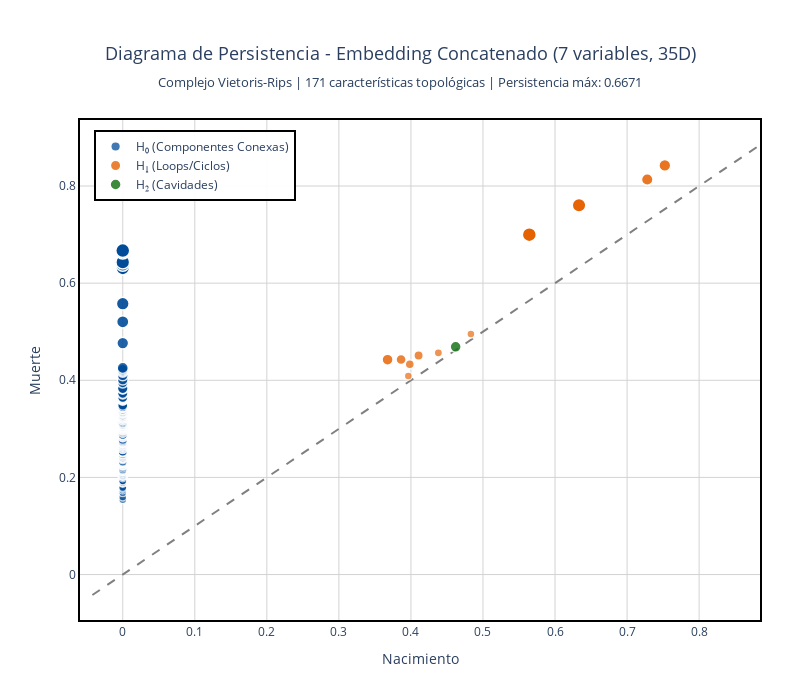

The cell this chart's notebook holds for it:
### Code cell
i# Diagrama de persistencia del Embedding con Concatenación
X_emb_concat_3d = X_emb_concat[np.newaxis, :, :]

diagram_concat = VR.fit_transform(X_emb_concat_3d)

# Extraer el único diagrama
diagram = diagram_concat[0]

# Crear figura
fig = go.Figure()

# Filtrar puntos infinitos
diagram_filtered = diagram[diagram[:, 1] != np.inf]

if len(diagram_filtered) > 0:
    # Obtener rango para la diagonal
    all_points = diagram_filtered[:, :2].flatten()
    min_val = np.min(all_points)
    max_val = np.max(all_points)
    margin = (max_val - min_val) * 0.05
    
    # Agregar línea diagonal (nacimiento = muerte)
    fig.add_trace(
        go.Scatter(
            x=[min_val - margin, max_val + margin],
            y=[min_val - margin, max_val + margin],
            mode='lines',
            line=dict(color='gray', width=2, dash='dash'),
            showlegend=False,
            hoverinfo='skip',
            name='Diagonal'
        )
    )
    
    # Colores más intensos para diferentes dimensiones
    colors_intense = {
        0: 'rgb(0, 76, 153)',      # Azul más intenso
        1: 'rgb(230, 97, 0)',      # Naranja más intenso
        2: 'rgb(28, 117, 28)',     # Verde más intenso
    }
    
    # Graficar puntos por dimensión homológica
    dims = np.unique(diagram_filtered[:, 2].astype(int))
    
    for dim in dims:
        mask = diagram_filtered[:, 2] == dim
        dim_diagram = diagram_filtered[mask]
        
        birth = dim_diagram[:, 0]
        death = dim_diagram[:, 1]
        persistence = death - birth
        
        # Normalizar persistencia para tamaño de marcador
        if len(persistence) > 1:
            pers_norm = (persistence - persistence.min()) / (persistence.max() - persistence.min() + 1e-10)
            marker_sizes = 8 + pers_norm * 6  # Tamaño entre 8 y 14
        else:
            marker_sizes = 11
        
        # Opacidad basada en persistencia
        if len(persistence) > 1:
            dist_norm = (persistence - persistence.min()) / (persistence.max() - persistence.min() + 1e-10)
            opacity_values = 0.65 + dist_norm * 0.35  # Opacidad entre 0.65 y 1.0
        else:
            opacity_values = 0.85
        
        # Nombre de la dimensión
        dim_names = {0: 'H₀ (Componentes Conexas)', 1: 'H₁ (Loops/Ciclos)', 2: 'H₂ (Cavidades)'}
        dim_name = dim_names.get(int(dim), f'H{int(dim)}')
        
        fig.add_trace(
            go.Scatter(
                x=birth,
                y=death,
                mode='markers',
                marker=dict(
                    size=marker_sizes,
                    color=colors_intense.get(int(dim), 'gray'),
                    opacity=opacity_values if isinstance(opacity_values, float) else opacity_values.tolist(),
                    line=dict(width=1.5, color='white'),
                    symbol='circle'
                ),
                name=dim_name,
                hovertemplate=f"<b>{dim_name}</b><br>" +
                             "Nacimiento: %{x:.4f}<br>" +
                             "Muerte: %{y:.4f}<br>" +
                             "Persistencia: %{customdata:.4f}<br>" +
                             "<extra></extra>",
                customdata=persistence
            )
        )
    
    # Estadísticas para el título
    total_features = len(diagram_filtered)
    max_persistence = np.max(diagram_filtered[:, 1] - diagram_filtered[:, 0])
    
else:
    total_features = 0
    max_persistence = 0

# Información sobre el embedding concatenado
dim_concat = X_emb_concat.shape[1]
n_variables = len(single_embeddings)
n_points = X_emb_concat.shape[0]

# Layout
fig.update_layout(
    title=dict(
        text=f"Diagrama de Persistencia - Embedding Concatenado ({n_variables} variables, {dim_concat}D)<br>" +
             f"<sub>Complejo Vietoris-Rips | {total_features} características topológicas | " +
             f"Persistencia máx: {max_persistence:.4f}</sub>",
        x=0.5,
        xanchor='center',
        font=dict(size=18)
    ),
    xaxis=dict(
        title="Nacimiento",
        showgrid=True,
        gridcolor='lightgray',
        linecolor='black',
        linewidth=2,
        mirror=True,
        zeroline=False
    ),
    yaxis=dict(
        title="Muerte",
        showgrid=True,
        gridcolor='lightgray',
        linecolor='black',
        linewidth=2,
        mirror=True,
        zeroline=False
    ),
    plot_bgcolor='white',
    height=700,
    width=800,
    showlegend=True,
    legend=dict(
        x=0.02,
        y=0.98,
        bgcolor='rgba(255, 255, 255, 0.95)',
        bordercolor='black',
        borderwidth=2,
        font=dict(size=12)
    ),
    margin=dict(l=80, r=40, t=120, b=80),
    hovermode='closest'
)

fig.show()

# --- Resumen estadístico detallado ---
print(f"\n{'='*70}")
print(f"ANÁLISIS DE HOMOLOGÍA PERSISTENTE - EMBEDDING CONCATENADO")
print(f"{'='*70}")
print(f"Número de variables concatenadas: {n_variables}")
print(f"Dimensión del embedding concatenado: {dim_concat}D")
print(f"Dimensión promedio por variable: {dim_concat / n_variables:.1f}D")
print(f"Número de puntos en el embedding: {n_points}")
print(f"Total de características topológicas: {total_features}")

if len(diagram_filtered) > 0:
    dims = np.unique(diagram_filtered[:, 2].astype(int))
    
    print(f"\nDistribución por dimensión homológica:")
    print(f"{'-'*70}")
    
    for dim in dims:
        mask = diagram_filtered[:, 2] == dim
        dim_diagram = diagram_filtered[mask]
        persistence = dim_diagram[:, 1] - dim_diagram[:, 0]
        
        dim_names = {
            0: 'H₀ (Componentes Conexas)',
            1: 'H₁ (Loops/Ciclos)', 
            2: 'H₂ (Cavidades)'
        }
        dim_name = dim_names.get(int(dim), f'H{int(dim)}')
        
        print(f"\n{dim_name}:")
        print(f"  Número de características: {len(persistence)}")
        print(f"  Persistencia promedio: {np.mean(persistence):.4f}")
        print(f"  Persistencia mediana: {np.median(persistence):.4f}")
        print(f"  Persistencia máxima: {np.max(persistence):.4f}")
        print(f"  Persistencia mínima: {np.min(persistence):.4f}")
        print(f"  Desviación estándar: {np.std(persistence):.4f}")
        
        # Top 5 características más persistentes (más que antes por ser embedding más complejo)
        n_top = min(5, len(persistence))
        top_indices = np.argsort(persistence)[-n_top:][::-1]
        print(f"  Top {n_top} más persistentes:")
        for idx in top_indices:
            print(f"    - Nacimiento: {dim_diagram[idx, 0]:.4f}, " +
                  f"Muerte: {dim_diagram[idx, 1]:.4f}, " +
                  f"Persistencia: {persistence[idx]:.4f}")

print(f"\n{'='*70}")
print(f"INTERPRETACIÓN DEL EMBEDDING CONCATENADO:")
print(f"{'-'*70}")
print("• Este embedding combina información de todas las variables económicas")
print("• Captura la dinámica multivariada del sistema completo")
print("• Características persistentes indican estructura topológica robusta")
print("• H₀: Regímenes o estados distintos del sistema económico")
print("• H₁: Ciclos económicos, oscilaciones periódicas multivariadas")
print("• H₂: Estructuras complejas en el espacio de fase de alta dimensión")
print("\n• Comparar con diagramas individuales revela:")
print("  - Si la estructura global es más rica que las partes")
print("  - Interacciones entre variables que crean nueva topología")
print("  - Sincronización o acoplamiento entre series temporales")
print(f"{'='*70}\n")

# Comparación con parámetros óptimos
print("PARÁMETROS DE EMBEDDING POR VARIABLE:")
print("-" * 70)
for name in single_embeddings.keys():
    if name in optimal_parameters_emb:
        tau, d = optimal_parameters_emb[name]
        print(f"  {name}: τ={tau}, d={d}")
print("=" * 70)

### Figure 1 — Plotly figure (JSON) as saved in the notebook; plotly's stock layout.template omitted (floating-point values rounded to 4 significant figures; data arrays with more than 128 entries replaced by an {"elided": "..."} marker saying what was removed)
{"data": [{"hoverinfo": "skip", "line": {"color": "gray", "dash": "dash", "width": 2}, "mode": "lines", "name": "Diagonal", "showlegend": false, "type": "scatter", "x": [-0.04212, 0.8845], "y": [-0.04212, 0.8845]}, {"customdata": {"elided": "159 float values"}, "hovertemplate": "<b>H₀ (Componentes Conexas)</b><br>Nacimiento: %{x:.4f}<br>Muerte: %{y:.4f}<br>Persistencia: %{customdata:.4f}<br><extra></extra>", "marker": {"color": "rgb(0, 76, 153)", "line": {"color": "white", "width": 1.5}, "opacity": {"elided": "159 float values"}, "size": {"elided": "159 float values"}, "symbol": "circle"}, "mode": "markers", "name": "H₀ (Componentes Conexas)", "type": "scatter", "x": {"elided": "159 float values"}, "y": {"elided": "159 float values"}}, {"customdata": [0.08999, 0.08543, 0.127, 0.1356, 0.01199, 0.01852, 0.0403, 0.03454, 0.01261, 0.05653, 0.0748], "hovertemplate": "<b>H₁ (Loops/Ciclos)</b><br>Nacimiento: %{x:.4f}<br>Muerte: %{y:.4f}<br>Persistencia: %{customdata:.4f}<br><extra></extra>", "marker": {"color": "rgb(230, 97, 0)", "line": {"color": "white", "width": 1.5}, "opacity": [0.8709, 0.858, 0.9756, 1.0, 0.65, 0.6685, 0.7302, 0.7139, 0.6518, 0.7761, 0.8279], "size": [11.79, 11.57, 13.58, 14.0, 8.0, 8.317, 9.374, 9.095, 8.03, 10.16, 11.05], "symbol": "circle"}, "mode": "markers", "name": "H₁ (Loops/Ciclos)", "type": "scatter", "x": [0.7524, 0.728, 0.6333, 0.5643, 0.4832, 0.4381, 0.4106, 0.3984, 0.3964, 0.3863, 0.3676], "y": [0.8424, 0.8134, 0.7603, 0.6999, 0.4952, 0.4566, 0.4509, 0.4329, 0.409, 0.4428, 0.4424]}, {"customdata": [0.006765], "hovertemplate": "<b>H₂ (Cavidades)</b><br>Nacimiento: %{x:.4f}<br>Muerte: %{y:.4f}<br>Persistencia: %{customdata:.4f}<br><extra></extra>", "marker": {"color": "rgb(28, 117, 28)", "line": {"color": "white", "width": 1.5}, "opacity": 0.85, "size": 11, "symbol": "circle"}, "mode": "markers", "name": "H₂ (Cavidades)", "type": "scatter", "x": [0.4621], "y": [0.4688]}], "layout": {"height": 700, "hovermode": "closest", "legend": {"bgcolor": "rgba(255, 255, 255, 0.95)", "bordercolor": "black", "borderwidth": 2, "font": {"size": 12}, "x": 0.02, "y": 0.98}, "margin": {"b": 80, "l": 80, "r": 40, "t": 120}, "plot_bgcolor": "white", "showlegend": true, "title": {"font": {"size": 18}, "text": "Diagrama de Persistencia - Embedding Concatenado (7 variables, 35D)<br><sub>Complejo Vietoris-Rips | 171 características topológicas | Persistencia máx: 0.6671</sub>", "x": 0.5, "xanchor": "center"}, "width": 800, "xaxis": {"gridcolor": "lightgray", "linecolor": "black", "linewidth": 2, "mirror": true, "showgrid": true, "title": {"text": "Nacimiento"}, "zeroline": false}, "yaxis": {"gridcolor": "lightgray", "linecolor": "black", "linewidth": 2, "mirror": true, "showgrid": true, "title": {"text": "Muerte"}, "zeroline": false}}}
